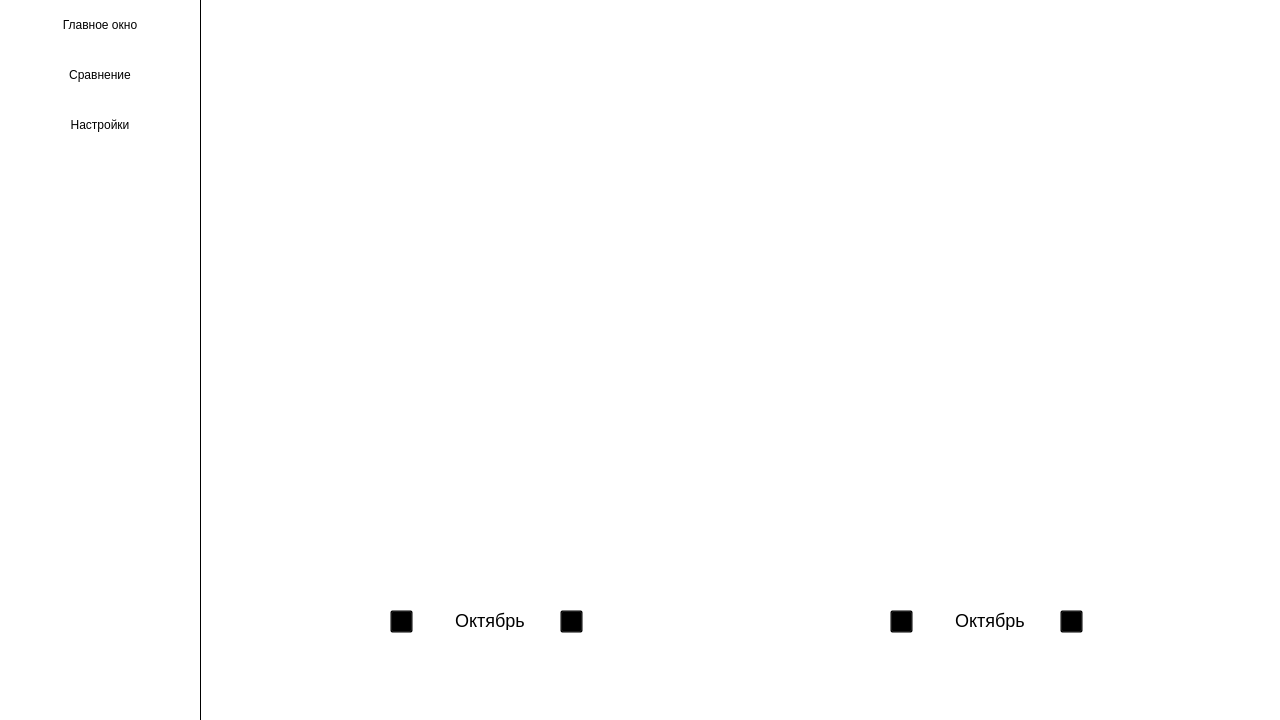
<?xml version="1.0" encoding="UTF-8"?>
<ui version="4.0">
 <class>Form</class>
 <widget class="QWidget" name="Form">
  <property name="geometry">
   <rect>
    <x>0</x>
    <y>0</y>
    <width>1280</width>
    <height>720</height>
   </rect>
  </property>
  <property name="windowTitle">
   <string>Form</string>
  </property>
  <property name="styleSheet">
   <string notr="true">background-color: white;</string>
  </property>
  <widget class="QPushButton" name="comparison_window_button">
   <property name="geometry">
    <rect>
     <x>0</x>
     <y>50</y>
     <width>200</width>
     <height>50</height>
    </rect>
   </property>
   <property name="styleSheet">
    <string notr="true">border: none;</string>
   </property>
   <property name="text">
    <string>Сравнение</string>
   </property>
  </widget>
  <widget class="QPushButton" name="main_window_button">
   <property name="geometry">
    <rect>
     <x>0</x>
     <y>0</y>
     <width>200</width>
     <height>50</height>
    </rect>
   </property>
   <property name="styleSheet">
    <string notr="true">border: none;</string>
   </property>
   <property name="text">
    <string>Главное окно</string>
   </property>
  </widget>
  <widget class="QPushButton" name="settings_button">
   <property name="geometry">
    <rect>
     <x>0</x>
     <y>100</y>
     <width>200</width>
     <height>50</height>
    </rect>
   </property>
   <property name="styleSheet">
    <string notr="true">border: none;</string>
   </property>
   <property name="text">
    <string>Настройки</string>
   </property>
  </widget>
  <widget class="QFrame" name="frame">
   <property name="geometry">
    <rect>
     <x>200</x>
     <y>0</y>
     <width>1</width>
     <height>730</height>
    </rect>
   </property>
   <property name="styleSheet">
    <string notr="true">background-color: black;</string>
   </property>
   <property name="frameShape">
    <enum>QFrame::StyledPanel</enum>
   </property>
   <property name="frameShadow">
    <enum>QFrame::Raised</enum>
   </property>
  </widget>
  <widget class="QLabel" name="month2">
   <property name="geometry">
    <rect>
     <x>955</x>
     <y>610</y>
     <width>100</width>
     <height>20</height>
    </rect>
   </property>
   <property name="styleSheet">
    <string notr="true">background: transparent;
font-size: 18px;</string>
   </property>
   <property name="text">
    <string>Октябрь</string>
   </property>
  </widget>
  <widget class="QPushButton" name="month1_left_btn">
   <property name="geometry">
    <rect>
     <x>390</x>
     <y>610</y>
     <width>23</width>
     <height>23</height>
    </rect>
   </property>
   <property name="styleSheet">
    <string notr="true">background: transparent;</string>
   </property>
   <property name="text">
    <string/>
   </property>
  </widget>
  <widget class="QPushButton" name="month1_right_btn">
   <property name="geometry">
    <rect>
     <x>560</x>
     <y>610</y>
     <width>23</width>
     <height>23</height>
    </rect>
   </property>
   <property name="styleSheet">
    <string notr="true">background: transparent;</string>
   </property>
   <property name="text">
    <string/>
   </property>
  </widget>
  <widget class="QLabel" name="month1">
   <property name="geometry">
    <rect>
     <x>455</x>
     <y>610</y>
     <width>100</width>
     <height>20</height>
    </rect>
   </property>
   <property name="font">
    <font>
     <pointsize>-1</pointsize>
    </font>
   </property>
   <property name="styleSheet">
    <string notr="true">background: transparent;
font-size: 18px;</string>
   </property>
   <property name="text">
    <string>Октябрь</string>
   </property>
  </widget>
  <widget class="QPushButton" name="month2_left_btn">
   <property name="geometry">
    <rect>
     <x>890</x>
     <y>610</y>
     <width>23</width>
     <height>23</height>
    </rect>
   </property>
   <property name="styleSheet">
    <string notr="true">background: transparent;</string>
   </property>
   <property name="text">
    <string/>
   </property>
  </widget>
  <widget class="QPushButton" name="month2_right_btn">
   <property name="geometry">
    <rect>
     <x>1060</x>
     <y>610</y>
     <width>23</width>
     <height>23</height>
    </rect>
   </property>
   <property name="styleSheet">
    <string notr="true">background: transparent;</string>
   </property>
   <property name="text">
    <string/>
   </property>
  </widget>
 </widget>
 <resources/>
 <connections/>
</ui>
